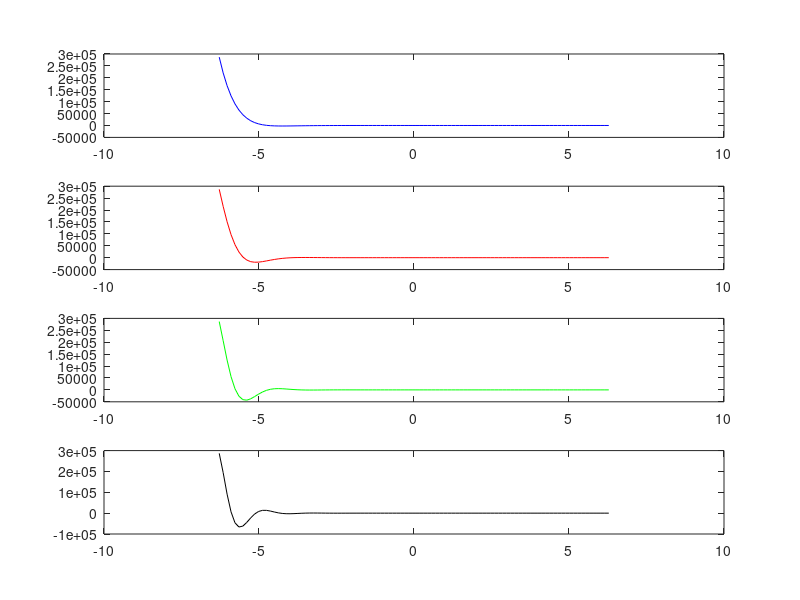

This figure's MATLAB source: (Note: this script raises an error after producing the figure.)
%=============================================================================
% Copyright (c) 2016-present Allan CORNET (Nelson)
%=============================================================================
% This file is part of Nelson.
%=============================================================================
% LICENCE_BLOCK_BEGIN
% SPDX-License-Identifier: LGPL-3.0-or-later
% LICENCE_BLOCK_END
%=============================================================================
% <--ADV-CLI MODE-->
%=============================================================================
f = figure('Visible', 'off', 'Position', [100 100 1920 1020]);
X = linspace(-pi, pi) * 2;
Y1 = cos(X) .* exp(-2 * X);
Y2 = cos(X * 2) .* exp(-2 * X);
Y3 = cos(X * 3) .* exp(-2 * X);
Y4 = cos(X * 4) .* exp(-2 * X);
ax1 = subplot(4, 1, 1);
plot(X, Y1, 'b');
ax2 = subplot(4, 1, 2);
plot(X, Y2, 'r');
ax3 = subplot(4, 1, 3);
plot(X, Y3, 'g');
ax4 = subplot(4, 1, 4);
plot(X, Y4, 'k');
drawnow();
for ax = [ax1 ax2]
  asserts.isequal(ax.XLim, [-8 8]);
  asserts.isequal(ax.XTick, -8:2:8);
  asserts.isequal(ax.FontSize, 9.5);
  asserts.isequal(ax.YTick, 0:50000:300000);
  asserts.isequal(ax.YTickLabel, {'0'; '0.5'; '1'; '1.5'; '2'; '2.5'; '3'});
end
for ax = [ax3 ax4]
  asserts.isequal(ax.XLim, [-8 8]);
  asserts.isequal(ax.XTick, -8:2:8);
  asserts.isequal(ax.FontSize, 9.5);
  asserts.isequal(ax.YTick, [-100000 0 100000 200000 300000]);
  asserts.isequal(ax.YTickLabel, {'-1'; '0'; '1'; '2'; '3'});
end
close(f);
%=============================================================================
